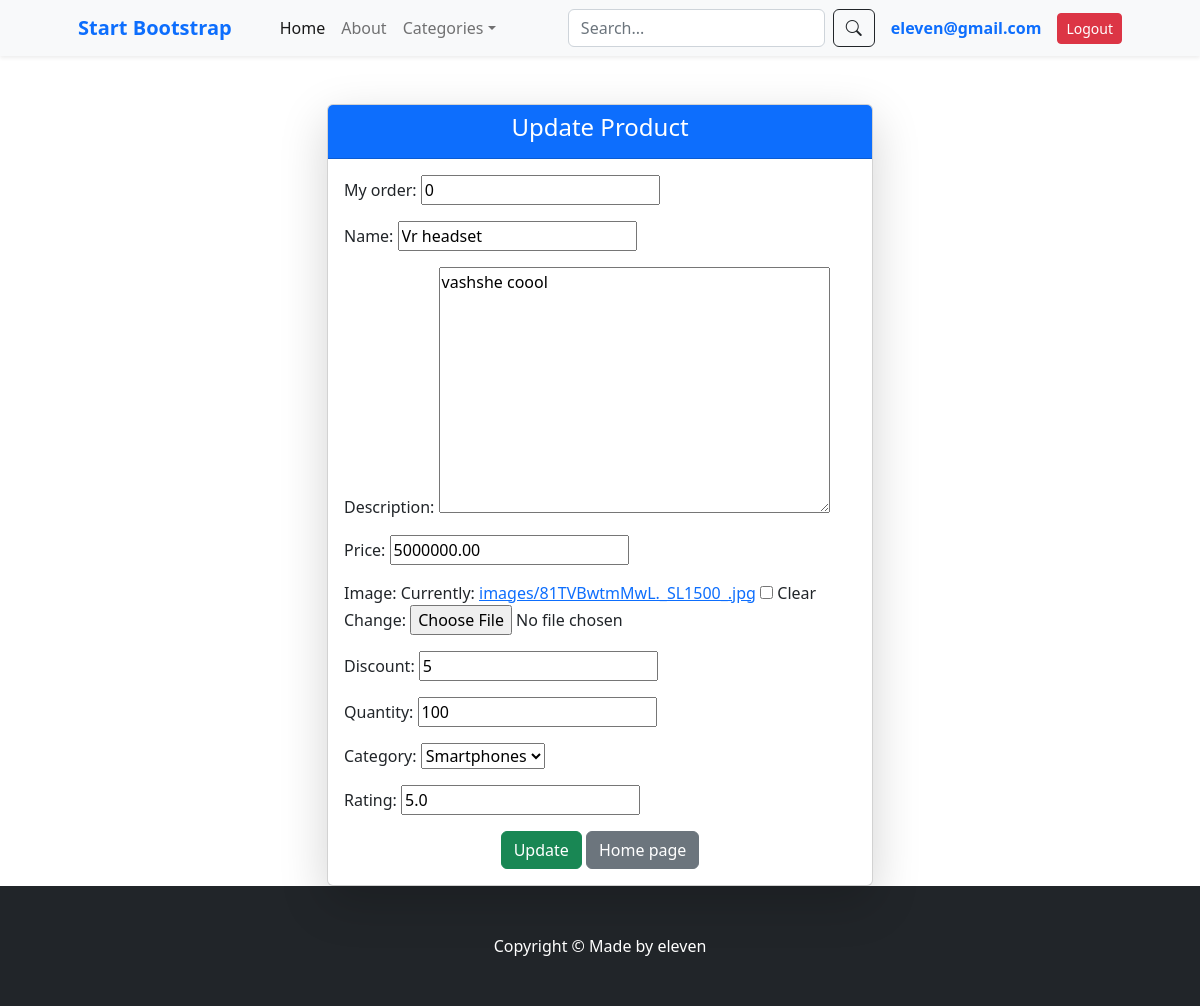
The page /shop/product/update/1 (signed in) on the database as committed earlier.
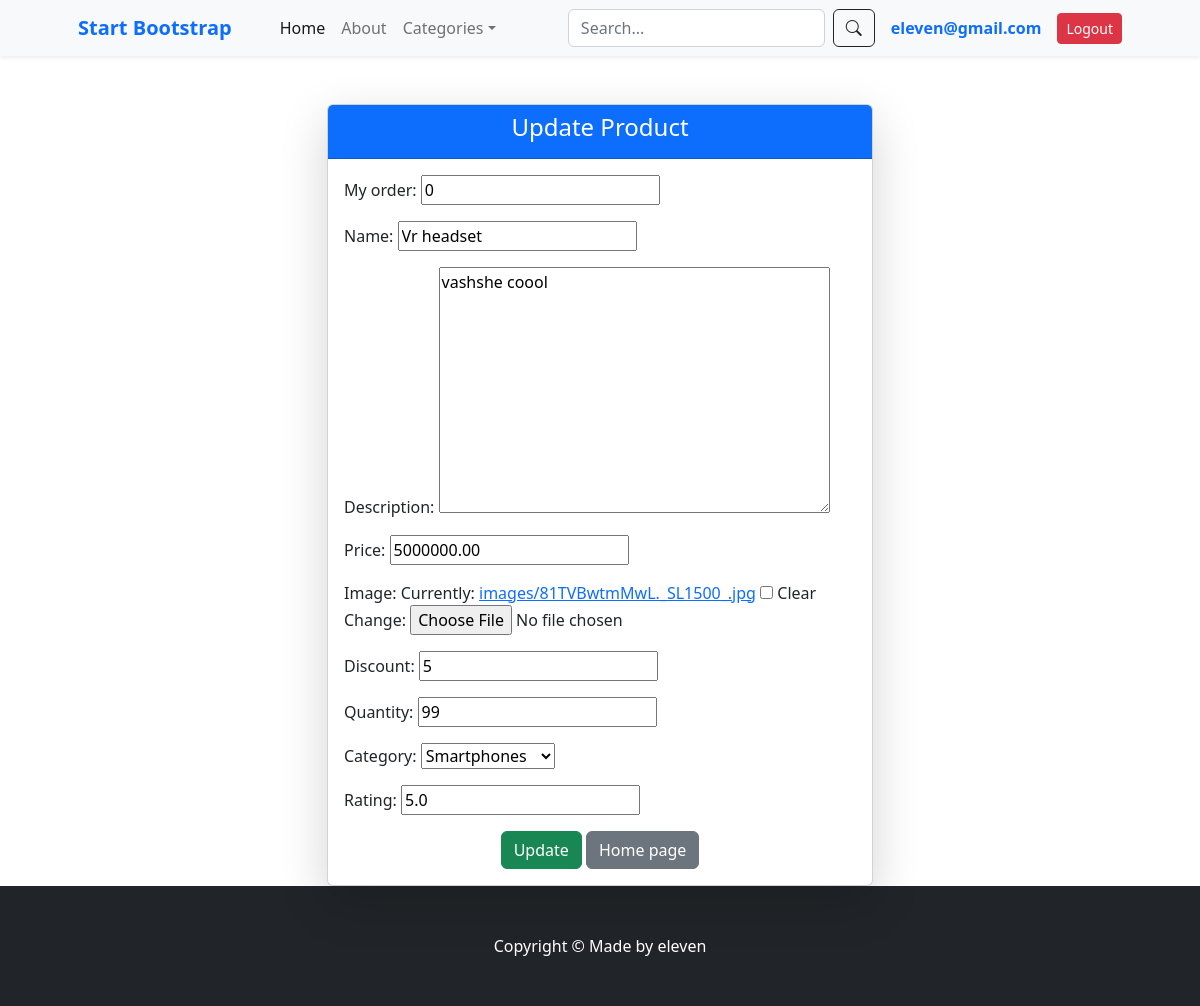
The same page on the database as committed later.
### shop/models.py (models this page shows, shortened)
class BaseModel(models.Model):
    created_at = models.DateTimeField(auto_now_add=True, null=True, blank=True)
    updated_at = models.DateTimeField(auto_now=True, null=True, blank=True)
    my_order = models.PositiveIntegerField(default=0,null=True, blank=True)
    class Meta:
        abstract = True

class Product(BaseModel):
    name = models.CharField(max_length=255, unique=True)
    description = models.TextField(null=True, blank=True)
    price = models.DecimalField(max_digits=14, decimal_places=2)
    image = models.ImageField(upload_to='images/', null=True, blank=True, default='images/no_image.png')
    discount = models.PositiveIntegerField(default=0, null=True, blank=True)
    quantity = models.PositiveIntegerField(default=1)
    category = models.ForeignKey(Category, on_delete=models.CASCADE, related_name='products', null=True, blank=True)
    rating = models.FloatField(null=True, blank=True)
    class Meta:
        db_table = 'product'
        ordering = ['my_order']

### shop/views.py (the view)
# urls.py: path('product/update/<int:product_id>', views.product_update, name = 'product_update'),
@login_required
def product_update(request,product_id):
    product = get_object_or_404(Product, id= product_id)
    form = ProductModelForm(instance=product)
    if request.method == 'POST':
        form = ProductModelForm(request.POST, request.FILES, instance = product)
        if form.is_valid():
            form.save()
            return redirect('shop:index')
    context = {
    'form': form,
    'product': product
    }
    return render(request, 'shop/product_update.html', context)

### shop/forms.py
class ProductModelForm(forms.ModelForm):
    class Meta:
        model = Product
        exclude = ()

### shop/models.py (called while the page is built)
    def __str__(self):
        return self.title

### shop/templates/shop/product_update.html (shortened to what this page needs)
{% extends "shop/base/base.html" %}
{% load static %}
{% block product_update %}
<div class="container mt-5">
    <div class="row justify-content-center">
        <div class="col-md-6">
            <div class="card shadow-lg">
                <div class="card-header bg-primary text-white text-center">
                    <h4>Update Product</h4>
                </div>
                <div class="card-body">
                    <form method="POST" enctype="multipart/form-data">
                        {{ form.as_p }}
                        <div class="text-center">
                            <button type="submit" class="btn btn-success">Update</button>
                            <a href="{% url 'shop:index' %}">
                                <button type="button" class="btn btn-secondary">Home page</button>
                            </a>
                        </div>
                    </form>
                </div>
            </div>
        </div>
    </div>
</div>
{% endblock %}

Rows that differ between the two databases and show on the page:
changed Product "Vr headset": quantity "100" → "99"
